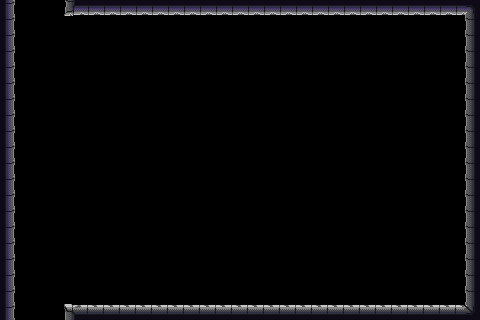

The image is a tile-based game level rendered from a .tmx file. Its description and source (layers, tilesets, objects; grid data summarised) follow:
An orthogonal 30x20 tile map with 16x16 px tiles, 8 tile layers (bkg_far, bkg_close, onoff-defaulton(blue), onoff-defaultoff(blue), ...), 2 tilesets.

<map version="1.10" tiledversion="1.11.0" orientation="orthogonal" renderorder="right-down" width="30" height="20" tilewidth="16" tileheight="16" infinite="0" nextlayerid="10" nextobjectid="1">
 <tileset firstgid="1" source="../../Holojam/Assets/maps/jail_wall.tsx" />
 <tileset firstgid="65" source="../../Holojam/Assets/maps/jail_block.tsx" />
 <layer id="4" name="bkg_far" width="30" height="20">
  <properties>
   <property name="unity:sortinglayer" value="Bkg_far" />
  </properties>
  <data>[600 cells, 0 non-empty, 0 distinct tile ids]</data>
 </layer>
 <layer id="1" name="bkg_close" width="30" height="20">
  <properties>
   <property name="unity:sortinglayer" value="Bkg" />
  </properties>
  <data>[600 cells, 0 non-empty, 0 distinct tile ids]</data>
 </layer>
 <layer id="6" name="onoff-defaulton(blue)" width="30" height="20">
  <properties>
   <property name="unity:layer" value="Ground" />
   <property name="unity:sortinglayer" value="Ground" />
   <property name="unity:tag" value="onoff-defaulton" />
  </properties>
  <data>[600 cells, 0 non-empty, 0 distinct tile ids]</data>
 </layer>
 <layer id="7" name="onoff-defaultoff(blue)" width="30" height="20">
  <properties>
   <property name="unity:layer" value="Ground" />
   <property name="unity:sortinglayer" value="Ground" />
   <property name="unity:tag" value="onoff-defaultoff" />
  </properties>
  <data>[600 cells, 0 non-empty, 0 distinct tile ids]</data>
 </layer>
 <layer id="9" name="onoff2-defaulton(purple)" width="30" height="20">
  <properties>
   <property name="unity:layer" value="Ground" />
   <property name="unity:sortinglayer" value="Ground" />
   <property name="unity:tag" value="onoff2-defaulton" />
  </properties>
  <data>[600 cells, 0 non-empty, 0 distinct tile ids]</data>
 </layer>
 <layer id="8" name="onoff2-defaultoff(purple)" width="30" height="20">
  <properties>
   <property name="unity:layer" value="Ground" />
   <property name="unity:sortinglayer" value="Ground" />
   <property name="unity:tag" value="onoff2-defaultoff" />
  </properties>
  <data>[600 cells, 0 non-empty, 0 distinct tile ids]</data>
 </layer>
 <layer id="2" name="ground" width="30" height="20">
  <properties>
   <property name="unity:layer" value="Ground" />
   <property name="unity:sortinglayer" value="Ground" />
  </properties>
  <data>[600 cells, 90 non-empty, 8 distinct tile ids]</data>
 </layer>
 <layer id="3" name="foreground" width="30" height="20">
  <properties>
   <property name="unity:sortinglayer" value="Foreground" />
  </properties>
  <data>[600 cells, 0 non-empty, 0 distinct tile ids]</data>
 </layer>
</map>
